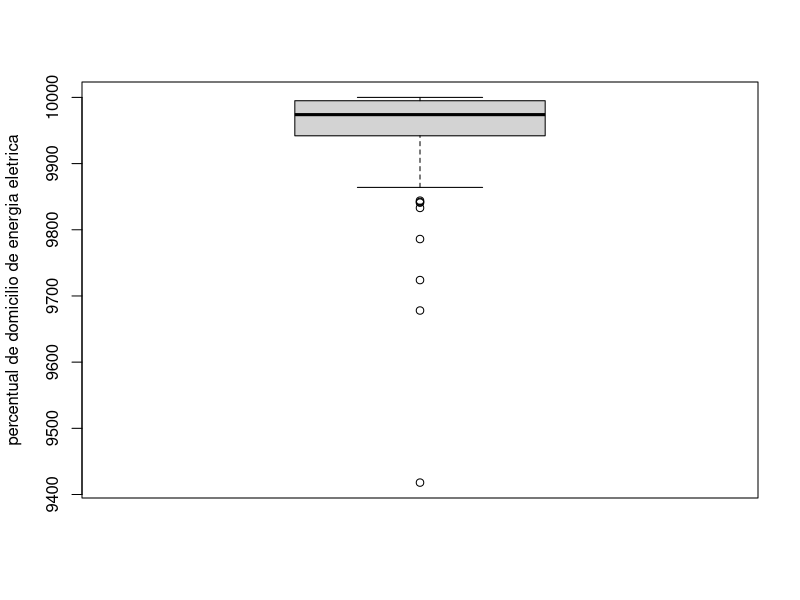

Recreate this plot in R.
## ---- chunk 1
knitr::opts_chunk$set(echo = FALSE
                      )

library(readr)
setwd('/home/ebenezer/workspace/projects/analytic/projeto_ifc/data')
x3 <- read_delim("x3.csv", delim = ";", escape_double = FALSE, 
    trim_ws = TRUE)
## ---- chunk 2
summary(x3$percent_domc_energia_eletrica #variável para análise
				)
## ---- chunk 3
boxplot(x3$percent_domc_energia_eletrica,#variável para análise
				ylab = 'percentual de domicilio de energia eletrica' #Título da variável
				)
